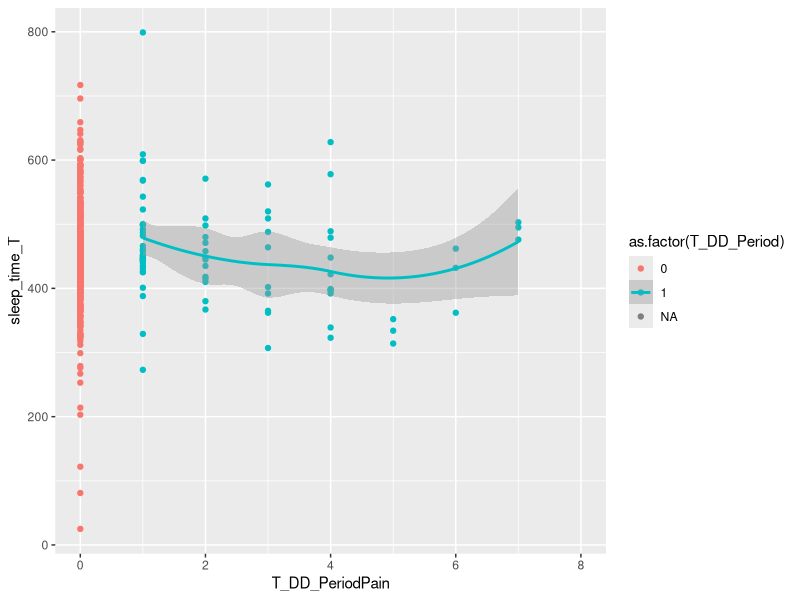
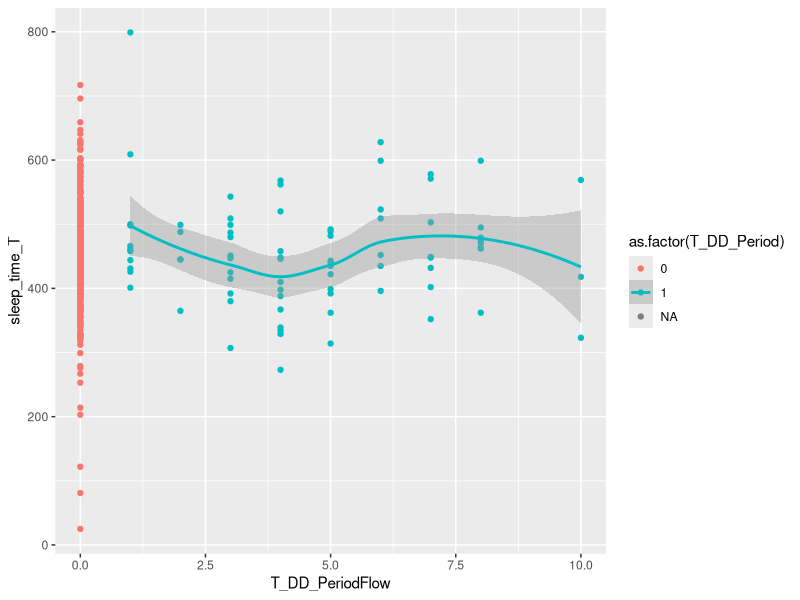
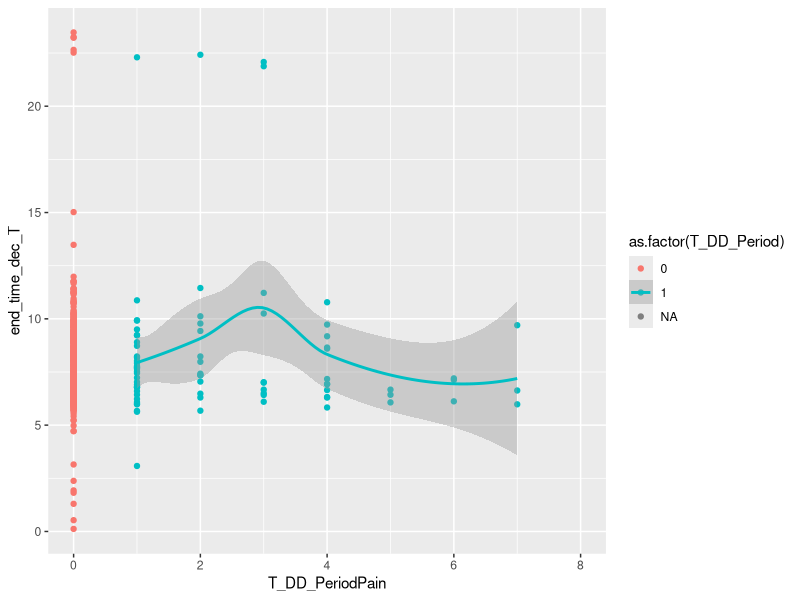
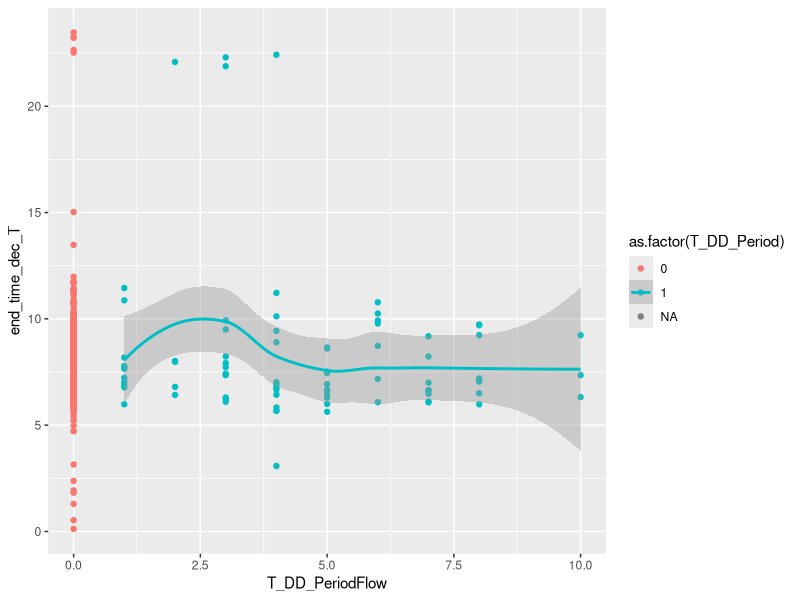
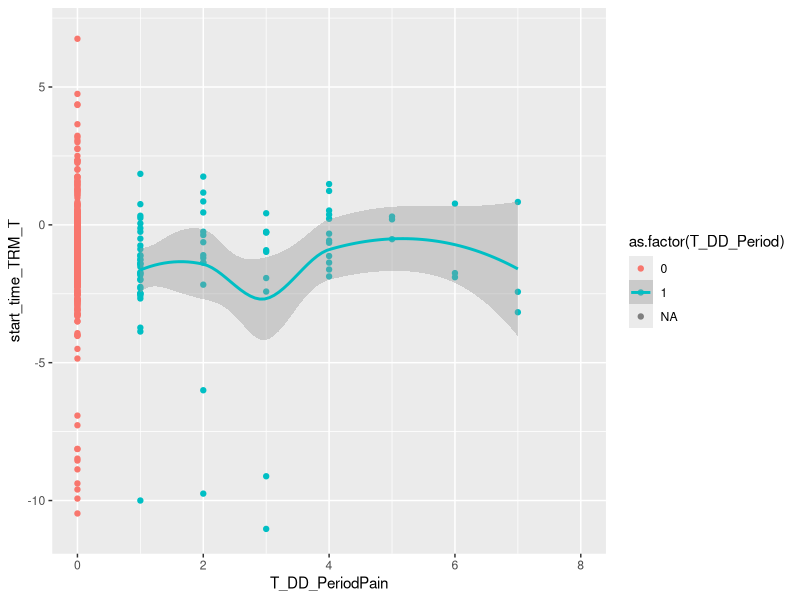
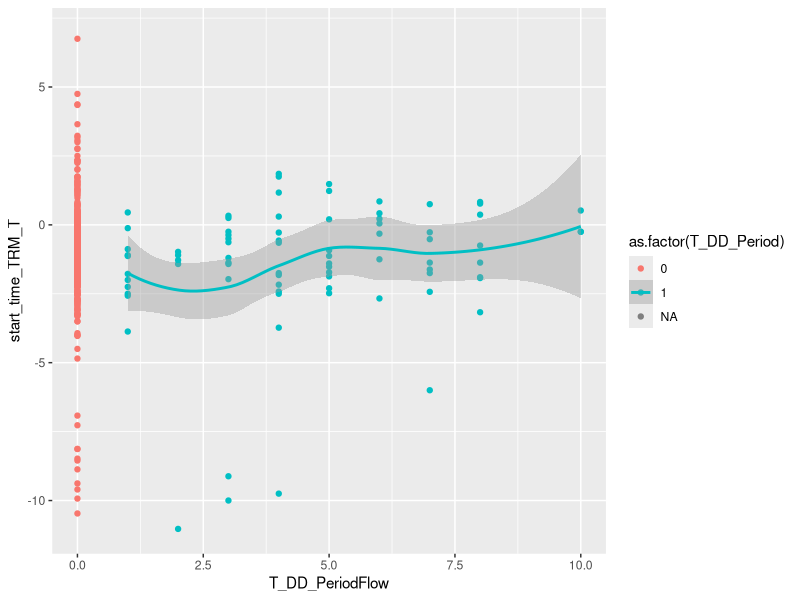
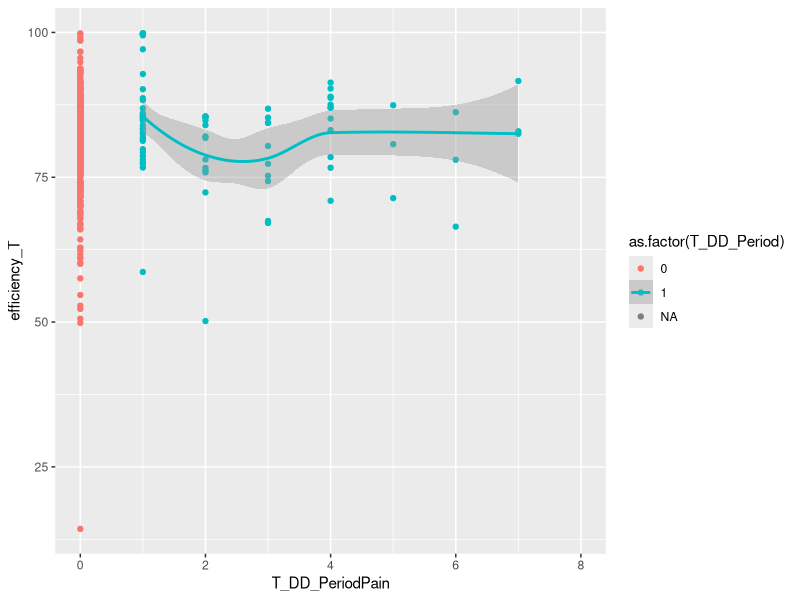
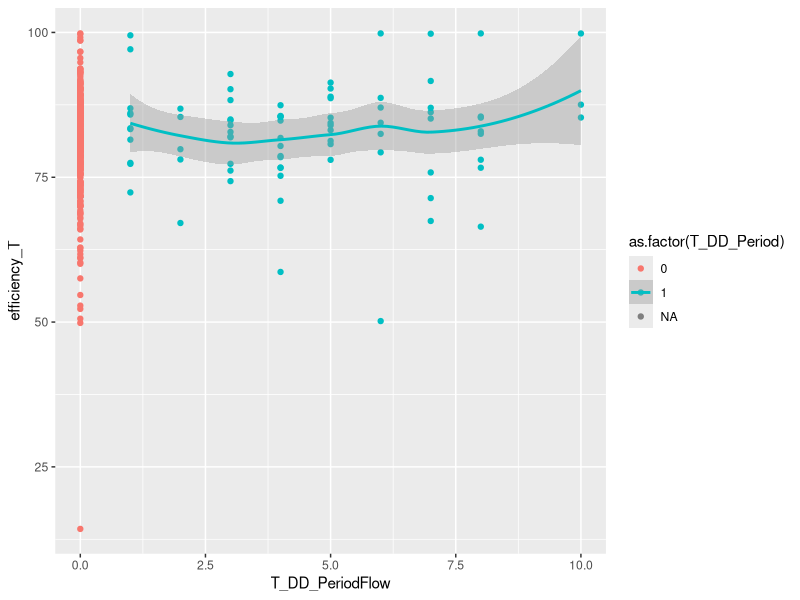

R code for these plots, in order:
## ---- chunk 1
knitr::opts_chunk$set(warning = FALSE, message = FALSE)
## ---- chunk 2
library(tidyverse)
library(here)
library(lme4)

Empathy <- read_csv(here("Period_Pain/Data", "Empathy_Data_Updated.csv"))

actigraphy_t1 <- readxl::read_xlsx(here("Period_Pain/Data", "Esleep_T1_Sleep Data_DailyActi_4.22.25.xlsx"))

actigraphy_t2 <- readxl::read_xlsx(here("Period_Pain/Data", "Esleep_T2_Sleep Data_DailyActi_4.22.25.xlsx"))

diary_t1 <- readxl::read_xlsx(here("Period_Pain/Data", "E-Sleep_DailyDiary_FINAL_T1Data_updated1.10.26.xlsx"))

diary_t2 <- readxl::read_xlsx(here("Period_Pain/Data", "E-Sleep_DailyDiary_FINAL_T2Data_updated1.10.26.xlsx"))
## ---- chunk 3
actigraphy_t1_dec <- actigraphy_t1 %>% 
  select(-start_time_t1, -end_time_t1) %>% 
  mutate(subject_id_t1 = as.double(subject_id_t1))

actigraphy_t1_dec <- actigraphy_t1_dec %>% 
  mutate(subject_id_t1 = case_when(
    # Subject 524 became NA after changing it to a double
    is.na(subject_id_t1) ~ 524,
    TRUE ~ subject_id_t1
  ))

actigraphy_t2_dec <- actigraphy_t2 %>% 
  select(-start_time_t2, -end_time_t2) %>% 
  mutate(subject_id_t2 = as.double(subject_id_t2))

diary_t1$T1_DD_NightDate = as.Date(diary_t1$T1_DD_NightDate, origin = "1899-12-30")
diary_t2$T2_DD_NightDate = as.Date(diary_t2$T2_DD_NightDate, origin = "1899-12-30")

t1_joined <- diary_t1 %>% 
  full_join(actigraphy_t1_dec, by = c("C_ID" = "subject_id_t1", "T1_DD_DD_Interval" = "interval_number_t1"))

t2_joined <- diary_t2 %>% 
  full_join(actigraphy_t2_dec, by = c("C_ID" = "subject_id_t2", "T2_DD__DD_Interval" = "interval_number_t2"))

names(t1_joined) <- gsub("T1", "T", names(t1_joined))
names(t1_joined) <- gsub("t1", "T", names(t1_joined))
t1_joined
names(t2_joined) <- gsub("T2", "T", names(t2_joined))
names(t2_joined) <- gsub("t2", "T", names(t2_joined))
t2_joined

setdiff(names(t1_joined), names(t2_joined))
setdiff(names(t2_joined), names(t1_joined))

t2 <- t2_joined %>%
  rename(T_DD_DD_Interval = T_DD__DD_Interval,
         T_DD_NapDuration = "T_DD_-NapDuration",
         T_DD_CaffType_Juice = T_DD_CaffType_Juices,
         T_DD_MedType3_SSRIs = T_DD_Medtype3_SSRIs,
         onset_latency_T = onset_latency_T...9,
         sleep_midpoint_T = "sleep midpoint_T") %>% 
  select(-onset_latency_T...10)

t1 <- t1_joined %>% 
  rename(T_DD_CaffAmt_LessThanTheRecommendedAmt = T_DD_CaffAmt_LessThanTheRecommendedAmount,
         T_DD_CaffAmt_TheRecommendedAmt = T_DD_CaffAmt_TheRecommendedAmount,
         T_DD_CaffAmt_GreaterThanTheRecommendedAmt = T_DD_CaffAmt_GreaterThanTheRecommendedAmount)

setdiff(names(t2), names(t1))
setdiff(names(t1), names(t2)) # Everything in t1 is present in t2, but MedType6 is not present in t1. 

# TO DO...
# 1) Make sure all variables are of the same class between the t1 and t2 datasets
# 2) Figure out what to do with MedType6 (exists in t2 and not t1)
# 3) Change all -999 variables to NA (done)
# 4) Update DayType using NightDate to be school night or not school night (done)
t1 %>% 
  filter(T_DD_Period == 1) %>% 
  select(C_ID, T_DD_Period, T_DD_PeriodPain, T_DD_PeriodDay) %>%
  group_by(C_ID) %>% 
  summarise(num_days = n_distinct(T_DD_PeriodDay))
 
t2 %>% 
  filter(T_DD_Period == 1) %>% 
  select(C_ID, T_DD_Period, T_DD_PeriodPain, T_DD_PeriodDay) %>%
  group_by(C_ID) %>% 
  summarise(num_days = n_distinct(T_DD_PeriodDay))

#Replacing 999 with NAs in t1 and t2
t1[t1==-999] = NA
t1[t1==-99] = NA
t1  
t2[t2==-999] = NA
t2[t2==-99] = NA

#glimpse(t1)
#glimpse(t2)

#Update DayType to 1 is friday-saturday and 0 is any other night
## This doesn't work. T_DD_NightDate isn't stored as a datetime variable in the data after it's
## read into R. Furthermore, the model sheet asks for a school day or off day. That's a variable 
## already present in this dataset with 0 or 1.
t1 <- t1 %>% mutate(weekend = ifelse((wday(T_DD_NightDate, label = TRUE)) %in% c("Fri","Sat"),1,0))
t2 <- t2 %>% mutate(weekend = ifelse((wday(T_DD_NightDate, label = TRUE)) %in% c("Fri","Sat"),1,0))

#Binding the times into one dataset

#create a variable for checking for painkiller (ibuprofen, tylenol)
table(t1$T_DD_MedType1)

table(t2$T_DD_MedType6)
table(t2$T_DD_MedType1)

#Add painkiller indicator
t1 <- t1 %>% mutate(painkiller = ifelse(T_DD_MedType1 %in% c("advil","ibuprofen","Ibuprofen","Ibuprofin"),1,0))
t2 <- t2 %>% mutate(painkiller = ifelse(T_DD_MedType1 %in% c("advil","Advil","ibuprofen","Ibuprofen","Ibuprofin","tylenol") |
                                        T_DD_MedType2 %in% c("advil","Advil","ibuprofen","Ibuprofen","Ibuprofin","tylenol") |
                                        T_DD_MedType6 %in% c("advil","Advil","ibuprofen","Ibuprofen","Ibuprofin","tylenol"),1,0))

#Add time variable
t1 <- t1 %>% mutate(Time = 0, 
                    T_DD_NapOnset = as.numeric(T_DD_NapOnset),
                    T_DD_NapDuration = as.numeric(T_DD_NapDuration),
                    T_DD_ActiDur = as.numeric(T_DD_ActiDur),
                    T_DD_SleepyAlert = as.numeric(T_DD_SleepyAlert),
                    T_DD_MorningDate = as.numeric(T_DD_MorningDate))
t2 <- t2 %>% mutate(Time = 1, 
                    T_DD_NapOnset = as.numeric(T_DD_NapOnset),
                    T_DD_NapDuration = as.numeric(T_DD_NapDuration),
                    T_DD_SleepyAlert = as.numeric(T_DD_SleepyAlert),
                    T_DD_MorningDate = as.numeric(T_DD_MorningDate))

t1 <- t1 %>% select(-c(T_DD_MedType1:T_DD_MedTime5))
t2 <- t2 %>% select(-c(T_DD_MedType1:T_DD_MedTime6))

t1 <- t1 %>% left_join(Empathy %>% select(C_ID, demo_child_age_check_t1:weight3t1, BodyTotalt1), by = "C_ID")
names(t1)[grepl("t1",names(t1))] <- gsub("_t1","",names(t1)[grepl("t1",names(t1))])
names(t1)[grepl("t1",names(t1))] <- gsub("t1","",names(t1)[grepl("t1",names(t1))])

t2 <- t2 %>% left_join(Empathy %>% select(C_ID, demo_child_age_check_t2:weightdifft2, BodyTotalt2), by = "C_ID")
names(t2)[grepl("t2",names(t2))] <- gsub("_t2","",names(t2)[grepl("t2",names(t2))])
names(t2)[grepl("t2",names(t2))] <- gsub("t2","",names(t2)[grepl("t2",names(t2))])
names(t2)[names(t2) == "weigh"] <- "weight2"

# Have to remove weight3 from t1, completely full of NAs after the above operations
t1 <- t1 %>% select(-weight3)

# BodyTotal was stored as a character in t2, as was BMI
t2$BMI <- as.numeric(t2$BMI)
t2$BodyTotal <- as.numeric(t2$BodyTotal)
sleepfull <- bind_rows(t1, t2)

# sleepfull <- sleepfull %>% left_join(Empathy %>% select(C_ID,BodyTotalt0) %>% mutate(BodyTotalt0 = as.numeric(BodyTotalt0)), by = "C_ID")

# rename age and change age and BMI to numeric
sleepfull <- sleepfull %>% mutate(demo_child_age_check = as.numeric(demo_child_age_check)) %>% rename(age = demo_child_age_check)
sleepfull <- sleepfull %>% mutate(BMI = as.numeric(BMI)) 

sleepfull %>% filter(C_ID == 442) %>% select(C_ID, T_DD_NightDate,T_DD_Period, T_DD_PeriodFlow, T_DD_PeriodPain)
table(sleepfull$demo_degree)
table(sleepfull$T_DD_PeriodPain,sleepfull$T_DD_Period)
table(sleepfull$T_DD_PeriodPain)
table(sleepfull$T_DD_PeriodFlow)
## ---- chunk 4
#How many unique people are there at each time point. 
#How many days is someone on their period. 
#How many are ever on their periods

table(sleepfull$T_DD_Period)
89/(538+89+1)
table(sleepfull$T_DD_Period, sleepfull$Time)
49/(374+49+1)
40/(164+40)

#How many days on period at time 1 and time 2.  
sleepfull %>% group_by(Time, T_DD_Period) %>% summarize(n = n())

sleepfull %>% group_by(Time, T_DD_Period) %>% summarize(mn = mean(T_DD_PeriodPain, na.rm = T), n = n())

#Person 404 is reporting period pain and flow at time 2 but period is 0. FIXED IN RAW DATA
sleepfull %>% filter(T_DD_Period == 0 & Time == 0 ) %>% select(C_ID, T_DD_Period,T_DD_PeriodDay, T_DD_PeriodPain, T_DD_PeriodFlow)
sleepfull %>% filter(T_DD_Period == 0 & Time == 1 ) %>% select(C_ID, T_DD_Period,T_DD_PeriodDay, T_DD_PeriodPain, T_DD_PeriodFlow) 
sleepfull %>% filter(T_DD_Period == 0 & Time == 2 ) %>% select(C_ID, T_DD_Period,T_DD_PeriodDay, T_DD_PeriodPain, T_DD_PeriodFlow) 

sleepfull %>% filter(C_ID == 404) %>% select(C_ID, T_DD_NightDate, T_DD_Period, T_DD_PeriodDay, T_DD_PeriodPain, T_DD_PeriodFlow) 
#table(sleepfull$T_DD_PeriodFlow)
#table(sleepfull$T_DD_PeriodPain)


sleepfull %>% group_by(Time) %>% summarise(mn = mean(painkiller), n = n(), sum(painkiller))

#How much is missing?
apply(sleepfull, 2, function(x){sum(is.na(x))})

ggplot(aes(x = T_DD_PeriodPain, y = sleep_time_T, color = as.factor(T_DD_Period)), data = sleepfull) + geom_point() + geom_smooth()
ggplot(aes(x = T_DD_PeriodFlow, y = sleep_time_T, color = as.factor(T_DD_Period)), data = sleepfull) + geom_point() + geom_smooth()

ggplot(aes(x = T_DD_PeriodPain, y = end_time_dec_T, color = as.factor(T_DD_Period)), data = sleepfull) + geom_point() + geom_smooth()
ggplot(aes(x = T_DD_PeriodFlow, y = end_time_dec_T, color = as.factor(T_DD_Period)), data = sleepfull) + geom_point() + geom_smooth()

ggplot(aes(x = T_DD_PeriodPain, y = start_time_TRM_T, color = as.factor(T_DD_Period)), data = sleepfull) + geom_point() + geom_smooth()
ggplot(aes(x = T_DD_PeriodFlow, y = start_time_TRM_T, color = as.factor(T_DD_Period)), data = sleepfull) + geom_point() + geom_smooth()

ggplot(aes(x = T_DD_PeriodPain, y = efficiency_T, color = as.factor(T_DD_Period)), data = sleepfull) + geom_point() + geom_smooth()
ggplot(aes(x = T_DD_PeriodFlow, y = efficiency_T, color = as.factor(T_DD_Period)), data = sleepfull) + geom_point() + geom_smooth()

ggplot(aes(x = T_DD_PeriodPain, y = log(waso_T+ 1), color = as.factor(T_DD_Period)), data = sleepfull) + geom_point() + geom_smooth()
ggplot(aes(x = T_DD_PeriodFlow, y = log(waso_T+ 1), color = as.factor(T_DD_Period)), data = sleepfull) + geom_point() + geom_smooth()

ggplot(aes(x = T_DD_PeriodPain, y = log(waso_T + 1), color = as.factor(Time)), data = sleepfull) + geom_point() + geom_smooth()
ggplot(aes(x = T_DD_PeriodFlow, y = log(waso_T + 1), color = as.factor(Time)), data = sleepfull) + geom_point() + geom_smooth()
## ---- chunk 5
# no interaction terms between period and pain/flow
# kept interaction term between age and time

## TO DO:
## 1. need to add painkiller to models

## OLIVER NOTES:
## We should remove age:time and time from the models at time 0 and time 1
## because Time will be constant in these models. 

############################
#Duration sleep_time_1
############################

## PAIN
mod_sleep_time_all <- lmer(sleep_time_T ~ 1 + BodyTotal + weekend + T_DD_Period + BMI + I(age-13) * Time + T_DD_PeriodPain + (1|C_ID), data = sleepfull)
summary(mod_sleep_time_all)

mod_sleep_time_0 <- lmer(sleep_time_T ~ 1 + BodyTotal + weekend + T_DD_Period + BMI + I(age-13) + T_DD_PeriodPain + (1|C_ID), data = sleepfull %>% filter(Time == 0))
summary(mod_sleep_time_0)

mod_sleep_time_1 <- lmer(sleep_time_T ~ 1 + BodyTotal + weekend + T_DD_Period + BMI + I(age-13) + T_DD_PeriodPain + (1|C_ID), data = sleepfull %>% filter(Time == 1))
summary(mod_sleep_time_1)


## FLOW
mod_sleep_time_all <- lmer(sleep_time_T ~ 1 + BodyTotal + weekend + T_DD_Period + BMI + I(age-13) * Time + T_DD_PeriodFlow + (1|C_ID), data = sleepfull)
summary(mod_sleep_time_all)

mod_sleep_time_0 <- lmer(sleep_time_T ~ 1 + BodyTotal + weekend + T_DD_Period + BMI + I(age-13) + T_DD_PeriodFlow + (1|C_ID), data = sleepfull %>% filter(Time == 0))
summary(mod_sleep_time_0)

mod_sleep_time_1 <- lmer(sleep_time_T ~ 1 + BodyTotal + weekend + T_DD_Period + BMI + I(age-13) + T_DD_PeriodFlow + (1|C_ID), data = sleepfull %>% filter(Time == 1))
summary(mod_sleep_time_1)


############################
#Offset/Waketime (end_time_dec_t2)
############################

#C_ID 494 is waking up at like 10pm?
ggplot(aes(x = end_time_dec_T), data = sleepfull) + geom_histogram()
sleepfull %>% filter(end_time_dec_T > 20)

sleepfull$end_time_dec_T[!is.na(sleepfull$end_time_dec_T) & sleepfull$end_time_dec_T > 20] <- sleepfull$end_time_dec_T[!is.na(sleepfull$end_time_dec_T) & sleepfull$end_time_dec_T > 20] - 24

## PAIN

mod_offset_all <- lmer(end_time_dec_T ~ 1 + BodyTotal + weekend + T_DD_Period + BMI + I(age-13) * Time + T_DD_PeriodPain + (1|C_ID), data = sleepfull)
summary(mod_offset_all)

mod_offset_0 <- lmer(end_time_dec_T ~ 1 + BodyTotal + weekend + T_DD_Period + BMI + I(age-13) + T_DD_PeriodPain + (1|C_ID), data = sleepfull %>% filter(Time == 0))
summary(mod_offset_0)

mod_offset_1 <- lmer(end_time_dec_T ~ 1 + BodyTotal + weekend + T_DD_Period + BMI + I(age-13) + T_DD_PeriodPain + (1|C_ID), data = sleepfull %>% filter(Time == 1))
summary(mod_offset_1)


## FLOW

mod_offset_all <- lmer(end_time_dec_T ~ 1 + BodyTotal + weekend + T_DD_Period + BMI + I(age-13) * Time + T_DD_PeriodFlow + (1|C_ID), data = sleepfull)
summary(mod_offset_all)

mod_offset_0 <- lmer(end_time_dec_T ~ 1 + BodyTotal + weekend + T_DD_Period + BMI + I(age-13) + T_DD_PeriodFlow + (1|C_ID), data = sleepfull %>% filter(Time == 0))
summary(mod_offset_0)

mod_offset_1 <- lmer(end_time_dec_T ~ 1 + BodyTotal + weekend + T_DD_Period + BMI + I(age-13) + T_DD_PeriodFlow + (1|C_ID), data = sleepfull %>% filter(Time == 1))
summary(mod_offset_1)


############################
#Onset/Falling Asleep (start_time_TRM_t2)
############################

## PAIN

mod_onset_all <- lmer(start_time_TRM_T ~ 1 + BodyTotal + weekend + T_DD_Period + BMI + I(age-13) * Time + T_DD_PeriodPain + (1|C_ID), data = sleepfull)
summary(mod_onset_all)
plot(mod_onset_all)

mod_onset_0 <- lmer(start_time_TRM_T ~ 1 + BodyTotal + weekend + T_DD_Period + BMI + I(age-13) + T_DD_PeriodPain + (1|C_ID), data = sleepfull %>% filter(Time == 0))
summary(mod_onset_0)

mod_onset_1 <- lmer(start_time_TRM_T ~ 1 + BodyTotal + weekend + T_DD_Period + BMI + I(age-13) + T_DD_PeriodPain + (1|C_ID), data = sleepfull %>% filter(Time == 1))
summary(mod_onset_1)


## FLOW

mod_onset_all <- lmer(start_time_TRM_T ~ 1 + BodyTotal + weekend + T_DD_Period + BMI + I(age-13) * Time + T_DD_PeriodFlow + (1|C_ID), data = sleepfull)
summary(mod_onset_all)
plot(mod_onset_all)

mod_onset_0 <- lmer(start_time_TRM_T ~ 1 + BodyTotal + weekend + T_DD_Period + BMI + I(age-13) + T_DD_PeriodFlow + (1|C_ID), data = sleepfull %>% filter(Time == 0))
summary(mod_onset_0)

mod_onset_1 <- lmer(start_time_TRM_T ~ 1 + BodyTotal + weekend + T_DD_Period + BMI + I(age-13) + T_DD_PeriodFlow + (1|C_ID), data = sleepfull %>% filter(Time == 1))
summary(mod_onset_1)


############################
#Efficiency (efficiency_t2)
############################

## PAIN

mod_eff_all <- lmer(efficiency_T ~ 1 + BodyTotal + weekend + T_DD_Period + BMI + I(age-13) * Time + T_DD_PeriodPain + (1|C_ID), data = sleepfull)
summary(mod_eff_all)
plot(mod_eff_all)

mod_eff_0 <- lmer(efficiency_T ~ 1 + BodyTotal + weekend + T_DD_Period + BMI + I(age-13) + T_DD_PeriodPain + (1|C_ID), data = sleepfull %>% filter(Time == 0))
summary(mod_eff_0)

mod_eff_1 <- lmer(efficiency_T ~ 1 + BodyTotal + weekend + T_DD_Period + BMI + I(age-13) + T_DD_PeriodPain + (1|C_ID), data = sleepfull %>% filter(Time == 1))
summary(mod_eff_1)


## FLOW

mod_eff_all <- lmer(efficiency_T ~ 1 + BodyTotal + weekend + T_DD_Period + BMI + I(age-13) * Time + T_DD_PeriodFlow + (1|C_ID), data = sleepfull)
summary(mod_eff_all)
plot(mod_eff_all)

mod_eff_0 <- lmer(efficiency_T ~ 1 + BodyTotal + weekend + T_DD_Period + BMI + I(age-13) + T_DD_PeriodFlow + (1|C_ID), data = sleepfull %>% filter(Time == 0))
summary(mod_eff_0)

mod_eff_1 <- lmer(efficiency_T ~ 1 + BodyTotal + weekend + T_DD_Period + BMI + I(age-13) + T_DD_PeriodFlow + (1|C_ID), data = sleepfull %>% filter(Time == 1))
summary(mod_eff_1)


############################
#Awakenings (waso_t2)
############################

hist(sleepfull$waso_T) # might need log

## PAIN

mod_waso_all <- lmer(waso_T ~ 1 + BodyTotal + weekend + T_DD_Period + BMI + I(age-13) * Time + T_DD_PeriodPain + (1|C_ID), data = sleepfull)
summary(mod_waso_all)
plot(mod_waso_all)

mod_waso_0 <- lmer(waso_T ~ 1 + BodyTotal + weekend + T_DD_Period + BMI + I(age-13) + T_DD_PeriodPain + (1|C_ID), data = sleepfull %>% filter(Time == 0))
summary(mod_waso_0)

mod_waso_1 <- lmer(waso_T ~ 1 + BodyTotal + weekend + T_DD_Period + BMI + I(age-13) + T_DD_PeriodPain + (1|C_ID), data = sleepfull %>% filter(Time == 1))
summary(mod_waso_1)


## FLOW

mod_waso_all <- lmer(waso_T ~ 1 + BodyTotal + weekend + T_DD_Period + BMI + I(age-13) * Time + T_DD_PeriodFlow + (1|C_ID), data = sleepfull)
summary(mod_waso_all)
plot(mod_waso_all)

mod_waso_0 <- lmer(waso_T ~ 1 + BodyTotal + weekend + T_DD_Period + BMI + I(age-13) + T_DD_PeriodFlow + (1|C_ID), data = sleepfull %>% filter(Time == 0))
summary(mod_waso_0)

mod_waso_1 <- lmer(waso_T ~ 1 + BodyTotal + weekend + T_DD_Period + BMI + I(age-13) + T_DD_PeriodFlow + (1|C_ID), data = sleepfull %>% filter(Time == 1))
summary(mod_waso_1)

pairs(sleepfull %>% select(BodyTotal, weekend, T_DD_Period, BMI, age, T_DD_PeriodFlow))


############################
# Sleep Quality
############################

## PAIN

mod_qual_all <- lmer(T_DD_SleepQual ~ 1 + BodyTotal + weekend + T_DD_Period + BMI + I(age-13) * Time + T_DD_PeriodPain + (1|C_ID), data = sleepfull)
summary(mod_qual_all)

mod_qual_0 <- lmer(T_DD_SleepQual ~ 1 + BodyTotal + weekend + T_DD_Period + BMI + I(age-13) + T_DD_PeriodPain + (1|C_ID), data = sleepfull %>% filter(Time == 0))
summary(mod_qual_0)

mod_qual_1 <- lmer(T_DD_SleepQual ~ 1 + BodyTotal + weekend + T_DD_Period + BMI + I(age-13) + T_DD_PeriodPain + (1|C_ID), data = sleepfull %>% filter(Time == 1))
summary(mod_qual_1)


## FLOW

mod_qual_all <- lmer(T_DD_SleepQual ~ 1 + BodyTotal + weekend + T_DD_Period + BMI + I(age-13) * Time + T_DD_PeriodFlow + (1|C_ID), data = sleepfull)
summary(mod_qual_all)

mod_qual_0 <- lmer(T_DD_SleepQual ~ 1 + BodyTotal + weekend + T_DD_Period + BMI + I(age-13) + T_DD_PeriodFlow + (1|C_ID), data = sleepfull %>% filter(Time == 0))
summary(mod_qual_0)

mod_qual_1 <- lmer(T_DD_SleepQual ~ 1 + BodyTotal + weekend + T_DD_Period + BMI + I(age-13) + T_DD_PeriodFlow + (1|C_ID), data = sleepfull %>% filter(Time == 1))
summary(mod_qual_1)
